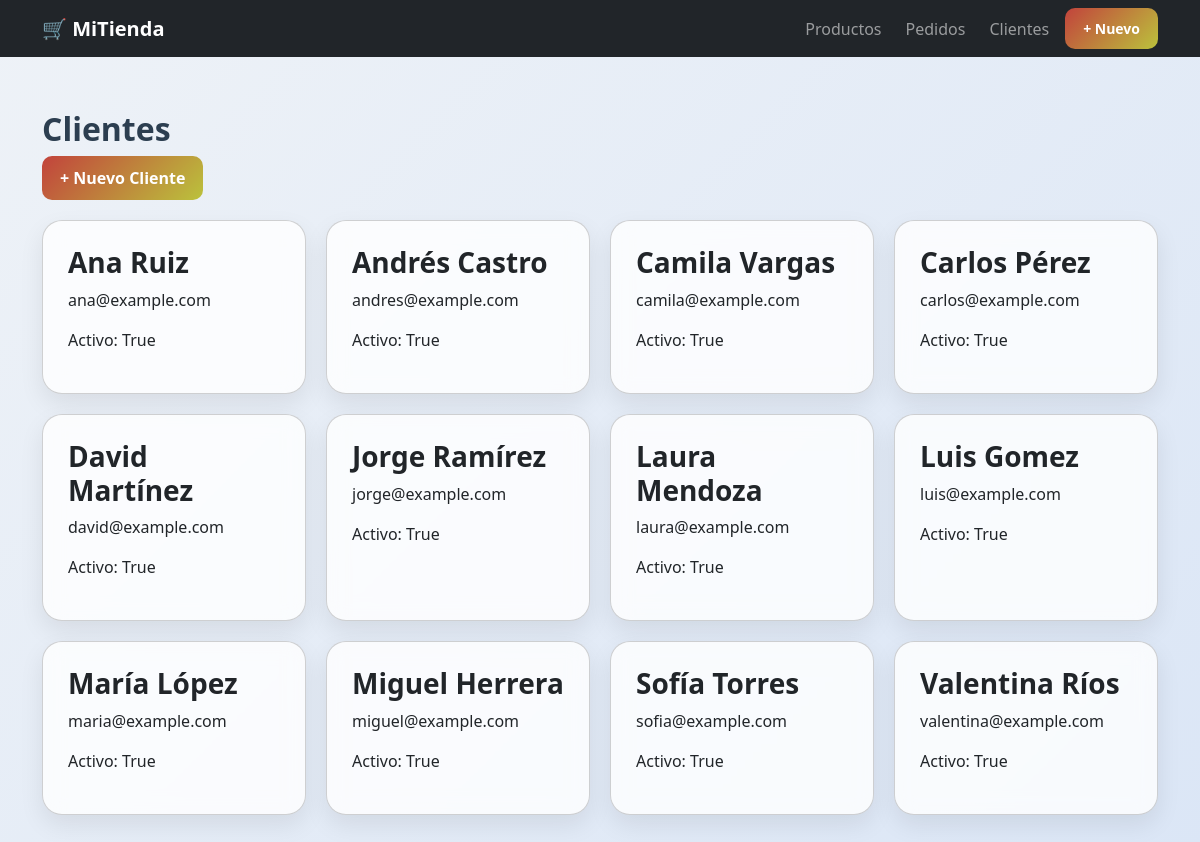
Page /clientes/ on the earlier database version.
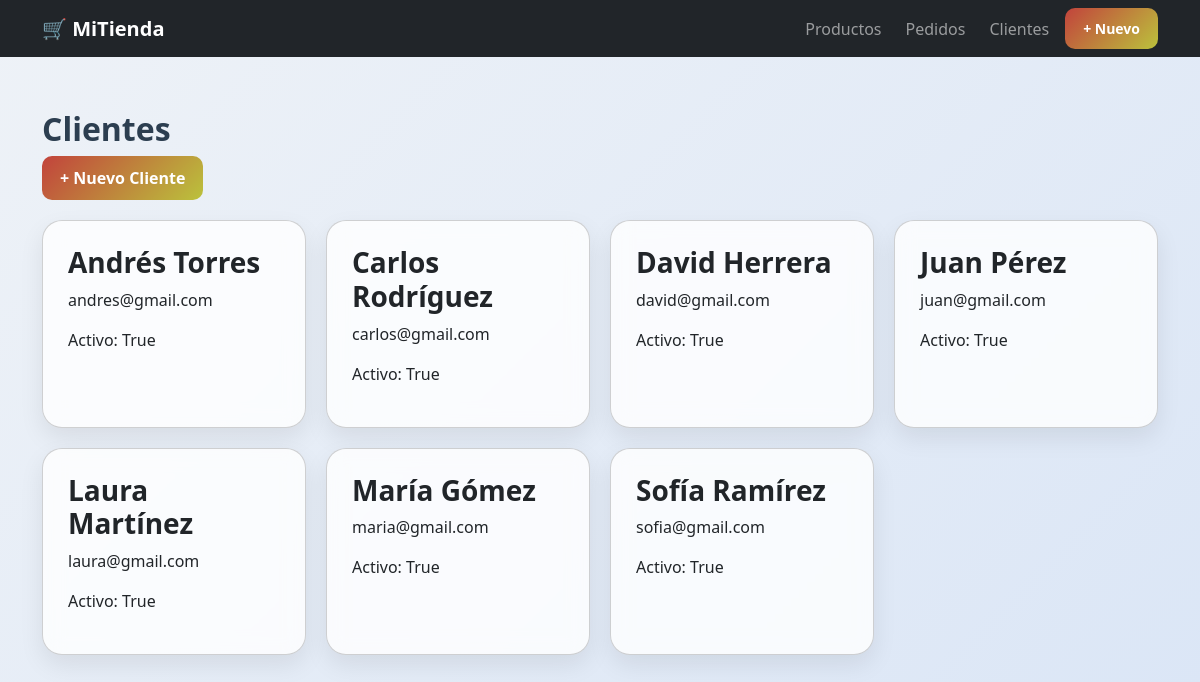
Same page on the later database version.
### tienda/models.py (models this page shows, shortened)
class Cliente(models.Model):
    nombre = models.CharField(max_length=120)
    correo = models.EmailField(unique=True)
    fecha_registro = models.DateTimeField(auto_now_add=True)
    activo = models.BooleanField(default=True)

### tienda/views.py (the view)
# urls.py: path("clientes/", views.lista_clientes, name="lista_clientes"),
def lista_clientes(request):
    clientes = Cliente.objects.all().order_by("nombre")
    return render(request, "tienda/lista_clientes.html", {
        "clientes": clientes
    })

### tienda/templates/tienda/lista_clientes.html
{% extends "tienda/base.html" %}
{% block content %}
<div class="container">
    <h2>Clientes</h2>
    <a href="{% url 'tienda:crear_cliente' %}" class="btn btn-success">
        + Nuevo Cliente
    </a>
    <div class="grid">
        {% for cliente in clientes %}
        <div class="card">
            <h3>{{ cliente.nombre }}</h3>
            <p>{{ cliente.correo }}</p>
            <p>Activo: {{ cliente.activo }}</p>
        </div>
        {% endfor %}
    </div>
</div>
{% endblock %}

### tienda/templates/tienda/base.html (shortened to what this page needs)
{% load static %}
<!DOCTYPE html>
<html lang="es">
  <head>
    <link href="https://cdn.jsdelivr.net/npm/bootstrap@5.3.0/dist/css/bootstrap.min.css" rel="stylesheet" />
    <link rel="stylesheet" href="{% static 'css/main.css' %}?v=2" />
  </head>
  <body>
    {% include 'tienda/partials/navbar.html' %}
    <main class="main-content">
      {% block content %}
      {% endblock %}
    </main>
  </body>
</html>

### tienda/templates/tienda/partials/navbar.html (shortened to what this page needs)
<nav class="navbar navbar-expand-lg navbar-dark bg-dark fixed-top">
  <div class="container">
    <a class="navbar-brand fw-bold" href="/">🛒 MiTienda</a>
    <div class="collapse navbar-collapse justify-content-end" id="navbarNav">
      <ul class="navbar-nav align-items-center gap-2">
        <li class="nav-item">
          <a class="nav-link" href="/productos">Productos</a>
        </li>
        <li class="nav-item">
          <a class="nav-link" href="/pedidos">Pedidos</a>
        </li>
        <li class="nav-item">
          <a class="nav-link" href="/clientes">Clientes</a>
        </li>
        <li class="nav-item">
          <a href="/productos" class="btn btn-success btn-sm">+ Nuevo</a>
        </li>
      </ul>
    </div>
  </div>
</nav>

### tienda/static/css/main.css (style rules this page uses)
body { margin: 0; font-family: 'Segoe UI', Arial, sans-serif; background: linear-gradient(135deg, #eef2f7, #dbe6f6); color: #2c3e50; padding-top: 70px; }
.main-content { padding: 40px 20px; }
.card { background: rgba(255, 255, 255, 0.8); backdrop-filter: blur(10px); border-radius: 20px; padding: 25px; box-shadow: 0 10px 25px rgba(0,0,0,0.08); transition: all 0.3s ease; }
.btn { padding: 10px 18px; border-radius: 10px; text-decoration: none; color: white; font-weight: bold; border: none; transition: all 0.2s ease; }
.btn-success { background: linear-gradient(135deg, #C2433C, #BBC23C); }
.grid { display: grid; grid-template-columns: repeat(auto-fill, minmax(250px, 1fr)); gap: 20px; margin-top: 20px; }
h1, h2, h3 { font-weight: bold; }
.navbar { transition: all 0.3s ease; }
.nav-link { transition: all 0.2s ease; }

Differences in the rows shown:
removed Cliente: nombre "Andrés Castro", correo "andres@example.com", activo "True"
removed Cliente: nombre "Camila Vargas", correo "camila@example.com", activo "True"
removed Cliente: nombre "David Martínez", correo "david@example.com", activo "True"
removed Cliente: nombre "Jorge Ramírez", correo "jorge@example.com", activo "True"
removed Cliente: nombre "Laura Mendoza", correo "laura@example.com", activo "True"
removed Cliente: nombre "Miguel Herrera", correo "miguel@example.com", activo "True"
removed Cliente: nombre "Valentina Ríos", correo "valentina@example.com", activo "True"
added Cliente: nombre "Andrés Torres", correo "andres@gmail.com", activo "True"
changed Cliente: nombre "Carlos Pérez" → "Carlos Rodríguez"; correo "carlos@example.com" → "carlos@gmail.com"; moves up the list
added Cliente: nombre "David Herrera", correo "david@gmail.com", activo "True"
changed Cliente: nombre "Ana Ruiz" → "Juan Pérez"; correo "ana@example.com" → "juan@gmail.com"
changed Cliente: nombre "María López" → "Laura Martínez"; correo "maria@example.com" → "laura@gmail.com"; moves up the list
changed Cliente: nombre "Luis Gomez" → "María Gómez"; correo "luis@example.com" → "maria@gmail.com"
changed Cliente: nombre "Sofía Torres" → "Sofía Ramírez"; correo "sofia@example.com" → "sofia@gmail.com"
